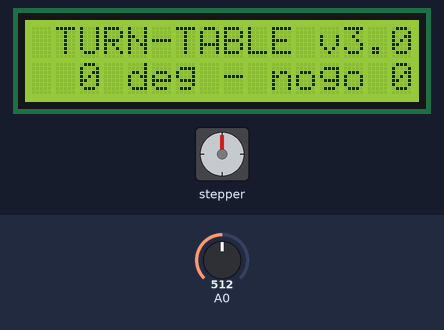
A sketch run on a simulated Arduino Uno, built with avr-gcc and run on an emulated ATmega328P. Parts: 16×2 character LCD, stepper motor. Inputs (shaded band) come from the test bench; at power-on: A0 = 512. Stepper angles assume 2050 steps per turn; what the sketch prints to the serial monitor is not drawn.

Above: at 0.65 s.
1.3 s: A0 set to 542
2.8 s: A0 set to 563
At 3.31 s:
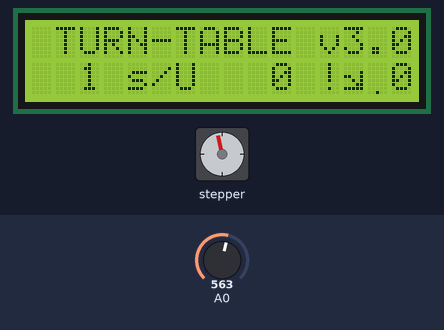
5.5 s: A0 set to 40
At 7.85 s:
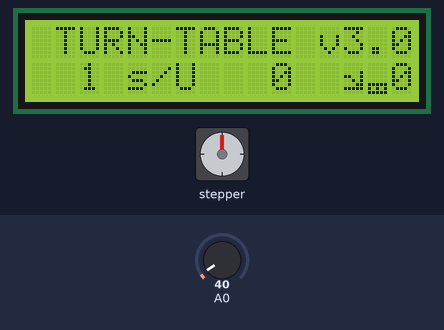
7.9 s: A0 set to 565
At 8.43 s:
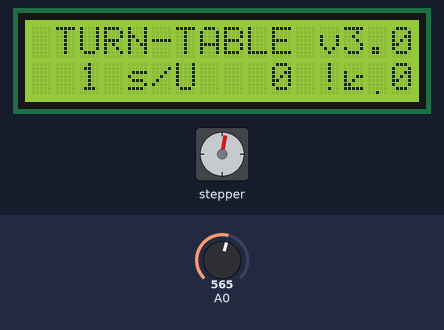
10.3 s: A0 set to 545
At 12.82 s:
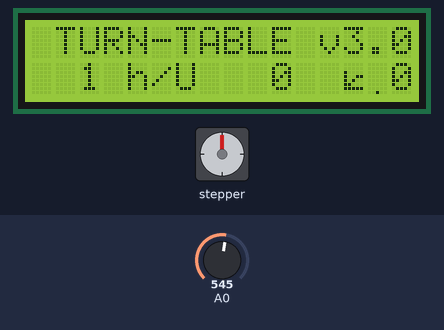
15.2 s: A0 set to 716
At 17.4 s:
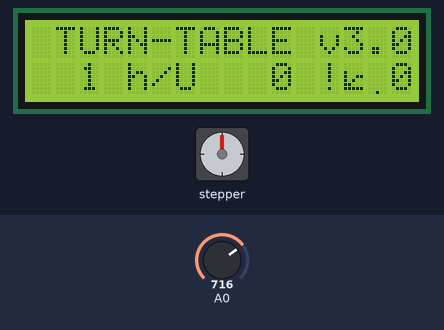
Timing chart, 0 to 19.2 s (numbered marks = the images above; inputs shaded):
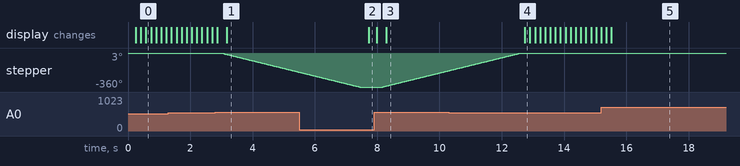

Measured:
- the behaviour switches between 554 and 555 on A0 (found by bisection; images 0 and 1)
- after the input at 2.8 s, stepper: keeps turning counter-clockwise at about 82°/s, starting after 0.24 s
- after the input at 5.5 s, the display: changes after 2.2 s (image 2)
- after the input at 7.9 s, stepper: keeps turning clockwise at about 82°/s, starting after 0.27 s; the display: first differs from a run without the input after 0.39 s (image 3)
- after the input at 10.3 s, stepper: goes on until 12.6 s, then stays 0°; the display: changes after 2.4 s (image 4)

The sketch:

turn-table-degree.ino
```cpp
/*
  TURN-TABLE
  Stepper Motor Speed Control - one revolution in an predifined time
  This program drives the Unipolar Stepper Motor 28-BYJ48.
  The motor will step one step at a time, very slowly.

  GUI-Panel:
                        Button
                        +10min
  Button     Button              Button    Button
    GO     Grundwerte             r / l     RESET
                        Button
                        + 1min

  Created 08.08.2018
  by Rainer Pospich

*/

#include <Stepper.h>
#include <LiquidCrystal.h>

// Motor pin definitions
#define motorPin1  13    // IN1 on the ULN2003 driver 1
#define motorPin2  12    // IN2 on the ULN2003 driver 1
#define motorPin3  11    // IN3 on the ULN2003 driver 1
#define motorPin4  3     // IN4 on the ULN2003 driver 1


// global var's

int progStatus = 1;        // Programmstatus setzen  1= Eingabemodus  2=GO
float minuten = 1;           // Einstellwert für die Mintuen unlimited //(1-180min erlaubt)
unsigned long degree = 0;           // Einstellwert für die Mintuen (0-360min erlaubt), 0 means no limit
int stepperDirection;  // Drehrichtung mit dem uhrzeigersinn
int stepperRawDirection = 0;  // Drehrichtung gegen den uhrzeigersinn
int stepperInf = 0;        // Dreh dich nicht unendlich lange
int is_minute = 0;        // 0: time in minutes, 1: time in seconds, 2: time in hours, 3: degree
int back_forth = 0;      // Change direction after the angle is reached, ignored in infinite mode

unsigned long startMillis;    // Timer0- variable
unsigned long currentMillis;  // Timer0- variable
bool stepperStop = false;     // flag for: one revolution ist complete

float period = 29;   //milliseconds / every step
// 1000 millisec/Schritt = 1000 * 2050 = 2050.000 sec/Um
//   29                  = 29   * 2050 =   59.450 = 1min
//  293                  = 293  * 2050 =  600.650 = 10min
// 1756                  = 1756 * 2050 = 3599.800 = 1h
// 3512                  = 3512 * 2050 = 7199.600 = 2h
//    3                  = 5268 * 2050 =10799.400 = 3h

// Einstellung in der GUI: von 1min - 180min
// --> Formel:  minuten *60 *1000 /stepsPerRevolution
// -->       :  minuten * formelWert

const int stepsPerRevolutionRaw = 2050;  // change this to fit the number of steps per revolution
unsigned int stepsPerRevolution;
unsigned int stepsChangeDirection;
unsigned int formelWert;

unsigned long stepCount = 0;  // number of steps the motor has taken


// LCD DISPLAY ---------------------------------------------------------------------------------------
LiquidCrystal lcd(8, 9, 4, 5, 6, 7); //Angabe der erforderlichen Pins
// erstellen einiger Variablen
int Taster = 0;
int Analogwert = 0;
#define Tasterrechts 0
#define Tasteroben 1
#define Tasterunten 2
#define Tasterlinks 3
#define Tasterselect 4
#define KeinTaster 5

String lcdstr1;
String textZeile1;
String lcdstr2;
long lcdposition;


byte customChar0[8] = {
  0b00000,
  0b00000,
  0b11111,
  0b10001,
  0b10001,
  0b10001,
  0b11111,
  0b00000
};
byte customCharPL[8] = {
  0b00000,
  0b00000,
  0b10000,
  0b10011,
  0b10100,
  0b11000,
  0b11111,
  0b00000
};
byte customCharL[8] = {
  0b00000,
  0b00000,
  0b00000,
  0b00011,
  0b00100,
  0b01000,
  0b10000,
  0b00000
};
byte customCharMInf[8] = {
  0b00000,
  0b00000,
  0b00000,
  0b00000,
  0b00000,
  0b11111,
  0b10101,
  0b11111
};
byte customCharM[8] = {
  0b00000,
  0b00000,
  0b00000,
  0b00000,
  0b00000,
  0b00000,
  0b00000,
  0b00100
};
byte customCharR[8] = {
  0b00000,
  0b00000,
  0b00000,
  0b11000,
  0b00100,
  0b00010,
  0b00001,
  0b00000
};
byte customCharPR[8] = {
  0b00000,
  0b00000,
  0b00001,
  0b11001,
  0b00101,
  0b00011,
  0b11111,
  0b00000
};

// function
int Tasterstatus()
{
  Analogwert = analogRead(A0); // Auslesen der Taster am Analogen Pin A0.
  delay(10);
  if (Analogwert > 1000) return KeinTaster;
  if (Analogwert < 50) return Tasterrechts;
  if (Analogwert < 195) return Tasteroben;
  if (Analogwert < 380) return Tasterunten;
  if (Analogwert < 555) return Tasterlinks;
  if (Analogwert < 790) return Tasterselect;

  return KeinTaster; // Ausgabe wenn kein Taster gedrückt wurde.
}

// eigene String-Funktionen -------------------------------------------------------------------------

String formatStr(String inString, byte len)
{
  // String in definierter Länge von 1 bis 16 Zeichen linksbündig zurückgeben
  // wenn inString länger wie len ist wird abgeschnitten...
  String result;
  result = inString + "                ";
  result = result.substring (0, len);
  return result;
}

String formatStrR(String inString, byte len)
{
  // String in definierter Länge von 1 bis 16 Zeichen rechtsbündig zurückgeben
  // wenn inString länger wie len ist wird abgeschnitten...
  String result;
  result = "                ";
  result = result.substring(0, (len - inString.length()));
  result = result + inString;
  return result;
}


String formatStrRmm(long inValue, byte len)
{
  // String in definierter Länge von 1 bis 16 Zeichen rechtsbündig zurückgeben
  // dezimalpunkt für 1/100 wird eingefügt
  // wenn inValue > 99999 oder kleiner als -9999 ist, sllet noch ne Fehlerbehandlung rein ?
  String result;
  float flat;

  flat = (float)inValue;
  flat = flat / 100;     // Dezimalpunkt für 1/100 mm einfügen
  result = "                ";
  result = result + (String)flat;
  result = result.substring(result.length() - len);

  return result;
}

String getStr(String zeichen, byte len)
{
  // String in definierter Länge von len gefüllt mit zeichen zurückgeben
  String result = "";
  for (int i = 0; i <= len; i++) {
    result = result + zeichen;
  }
  return result;
}


// ----------------------------------------------------------------------------------------------------------

// initialize the stepper library on pins 8 through 11, ATTENTION - the order must be exactl so:
Stepper myStepper(stepsPerRevolutionRaw, motorPin1, motorPin3, motorPin2, motorPin4);


void setup() {
  Serial.begin(9600);  // initialize the serial port for debug-outputs
  // Ansteuerfrequenz : Angabe bei der stepper Bibliothek durch die Angabe der Umdrehungen
  // pro Minute (RPM). Im Datenblatt findet sich ein empfohlener Frequenzbereich von 600-1000Hz
  // bezogen auf Halbschritte.
  // 1000Hz / 4096 Schritte = 0,244Hz
  // Also 4 Sekunden für eine Umdrehung oder 15 RPM.
  myStepper.setSpeed(15);  // Ansteuerfrequenz

  startMillis = millis();  //initial start time

  // create a new custom character for LCD
  lcd.createChar(0, customChar0);
  lcd.createChar(1, customCharPL);
  lcd.createChar(2, customCharL);
  lcd.createChar(3, customCharM);
  lcd.createChar(4, customCharR);
  lcd.createChar(5, customCharPR);
  lcd.createChar(6, customCharMInf);
  lcd.begin(16, 2); // Starten der LCD-Programmbibliothek.
  lcd.clear();
  lcd.clear();
  lcd.setCursor(0, 0); // Angabe des Cursorstartpunktes oben links.
  lcd.print(" TURN-TABLE v3.0"); // Ausgabe des Textes "Nachricht".
}

void loop() {
  // Steuerung über progstatus

  // Minuteneingabe und Eingabe der Drehrichtung
  // hier kann mit Delay gearbeitet werden, da der Timer0 nicht benutzt wird
  if (progStatus == 1) {


    // Tastenabfrage nur bei progStatus = 1
    Taster = Tasterstatus(); //Hier springt der Loop in den oben angegebenen Programmabschnitt "Tasterstatus" und liest dort den gedrückten Taster aus.
    switch (Taster) // Abhängig von der gedrückten Taste wird in dem folgenden switch-case Befehl entschieden, was auf dem LCD angezeigt wird.
    {
      case Tasterlinks: // Wenn die rechte Taste gedrückt wurde... Werte auf Grundwert setzen
        {
          if (progStatus == 1)
          {
            is_minute++;
            minuten = 1;           // Einstellwert für die Mintuen (1-180min erlaubt)
            //stepperRawDirection = 0;  // Drehrichtung gegen den uhrzeigersinn
            //stepperInf = 0;
            delay(150);            // damit nur eimal die Taste angenommen wird
          }
          break;
        }
      case Tasterrechts:  // Wenn die linke Taste gedrückt wurde... Drehrichtung ändern
        {
          if (progStatus == 1)
          {
            stepperRawDirection++;
            stepperInf++;
            delay(250);             // damit nur eimal die Taste angenommen wird
            break;
          }
        }
      case Tasteroben:    // minuten um 10 erhöhen
        {
          if (progStatus == 1)
          {
            // um 10 erhöhen
            //if (minuten <= 170) // max 180 min
            //{
            if (is_minute % 4 == 3) {
              degree = degree + 10;
              if (degree > 360) {
                back_forth++;
              }
              degree = degree % 360;
              if (degree == 0) {
                degree = 360;
              }
            } else{
              minuten = minuten + 10;
            }

              delay(250);   // damit nur eimal die Taste angenommen wird
            //}
          }
          break;
        }
      case Tasterunten:
        {
          if (progStatus == 1)    // minuten um 1 erhöhen
          {
            // um 1 erhöhen
            //if (minuten <= 179) // max 180
            //{
              if (is_minute % 4 == 3) {
                  degree++;
                  if (degree > 360) {
                    back_forth++;
                  }
                  degree = degree % 360;
                  if (degree == 0) {
                    degree = 360;
                  }
                } else{
                  minuten = minuten + 1;
                }
              delay(250);   // damit nur eimal die Taste angenommen wird
            //}
          }
          break;
        }
      case Tasterselect:
        {
          // mit SELECT wird der aktuelle Prog-Status durchgeschatet
          //  1 = Werteeingabe mit GO zu 2
          //  2 = Go , danach wieder zu 1
          delay(150);

          if (progStatus == 1)
          {
            if (degree == 0) {
              stepsPerRevolution = stepsPerRevolutionRaw;
            } else {
              stepsPerRevolution = int(stepsPerRevolutionRaw * degree / 360);
            }
            formelWert = 60000 / stepsPerRevolution;

            if (is_minute % 4 == 0) {
              period = minuten * formelWert;   // aus eingestelltem Minutenwert period errechnen
            } else if (is_minute % 4 == 1) { // seconds
              period = minuten * formelWert / 60;
            } else if (is_minute % 4 == 2) { // hours
              period = minuten * formelWert * 6;
            } else if (is_minute % 4 == 3) { // degree do nothing
              break;
            }

            stepperInf = stepperInf % 2;
            back_forth = back_forth % 2;
            stepsChangeDirection = stepsPerRevolution;
            if (back_forth == 1) {
              period = period / 2;
              stepsPerRevolution = stepsPerRevolution * 2;
            }

            progStatus = 2;
            stepperStop = false;             // rotate until one revolution is complete

            Serial.print ("period:  ");      // Testausgabe
            Serial.println (period);
            Serial.print ("stepperInf:  ");      // Testausgabe
            Serial.println (stepperInf);
            Serial.print ("back_forth:  ");      // Testausgabe
            Serial.println (back_forth);
            Serial.print ("stepsPerRevolution:  ");      // Testausgabe
            Serial.println (stepsPerRevolution);
          }
          break;
        }
      case KeinTaster:
        {
          break;
        }
    } //switch-case Befehl beenden


    // Zeile 2
    lcd.setCursor(0, 1);
    if (stepperRawDirection % 4 >= 2 and stepperInf % 2 == 0) {
      // gegen den Uhrzeigersinn
      stepperDirection = 1;
      lcdstr2 = (String)char(1) + (String)char(3);
    } else if (stepperRawDirection % 4 >= 2 and stepperInf % 2 == 1) {
      // im Uhrzeigersinn infinite
      stepperDirection = 1;
      lcdstr2 = (String)char(1) + (String)char(6);
    } else if (stepperRawDirection % 4 >= 0 and stepperInf % 2 == 0) {
      // im Uhrzeigersinn
      stepperDirection = -1;
      lcdstr2 = (String)char(5) + (String)char(3);
    } else if (stepperRawDirection % 4 >= 0 and stepperInf % 2 == 1) {
      // im Uhrzeigersinn infinite
      stepperDirection = -1;
      lcdstr2 = (String)char(5) + (String)char(6);
    }

    lcdstr2 = lcdstr2 + (String)(back_forth % 2);

    if (is_minute % 4 == 0) {
      //Serial.print ("min:  ");
      lcdstr2 = formatStrR((String)int(minuten), 3) + " m/U " + formatStrR((String)int(degree), 3) + "  " + lcdstr2;
    } else if (is_minute % 4 == 1) {
      //Serial.print ("sec:  ");
      lcdstr2 = formatStrR((String)int(minuten), 3) + " s/U " + formatStrR((String)int(degree), 3) + "  " + lcdstr2;
    } else if (is_minute % 4 == 2) {
      //Serial.print ("hou:  ");
      lcdstr2 = formatStrR((String)int(minuten), 3) + " h/U " + formatStrR((String)int(degree), 3) + "  " + lcdstr2;
    } else if (is_minute % 4 == 3) {
      //Serial.print ("deg:  ");
      lcdstr2 = formatStrR((String)int(degree), 3)  + " deg - nogo " + (String)(back_forth % 2);
    }
    //Serial.println (lcdstr2);
    lcd.print(lcdstr2);

    if (progStatus == 2) {
      lcd.setCursor(12, 1);            // Anzeige eines ! = Rotation läuft
      lcd.print("!");
      startMillis = millis();  //initial start time
    }
  } // if Progstatus = 1 beenden
  else {

    // Nur wenn GO, progstatus = 2, los gehts!
    // ACHTUNG: hier kann NICHT mit Delay gearbeitet werden, da der Timer0 zur Zeitsteuerung benutzt wird!!!
    // ACHTUNG: bei der kürzesten period = 29 millis können nicht mehr beliebig viele Befehle pro durchlauf abgearbeitet werden!!!
    //          also den Code kurz halten...
    if (!stepperStop) {
      currentMillis = millis();  //get the current "time" (actually the number of milliseconds since the program started)

      if (currentMillis - startMillis >= period)  //test whether the period has elapsed
      {
        // step one step:
        myStepper.step(stepperDirection);    // genau einen Schritt am Stepper in die vorgegebene Richung machen
        stepCount++;

        if ((stepCount % stepsChangeDirection == 0) && (degree != 0)) {
         stepperDirection = stepperDirection * -1;
        }

        if ((stepCount == stepsPerRevolution) && (stepperInf == 0)) {
          // Die Rotation ist komplett
          stepperStop = true;
          progStatus = 1;              // Werte wieder zurücksetzen
          stepCount = 0;
          lcd.setCursor(11, 1);       // Anzeige eines ! = Rotation läuft wieder zurücksetzten
          lcd.print(" ");
        }
        startMillis = currentMillis;  //IMPORTANT to save the start time of the current loop
      }
    }
  } //if else Progstatus = 1 beendet

}
```
